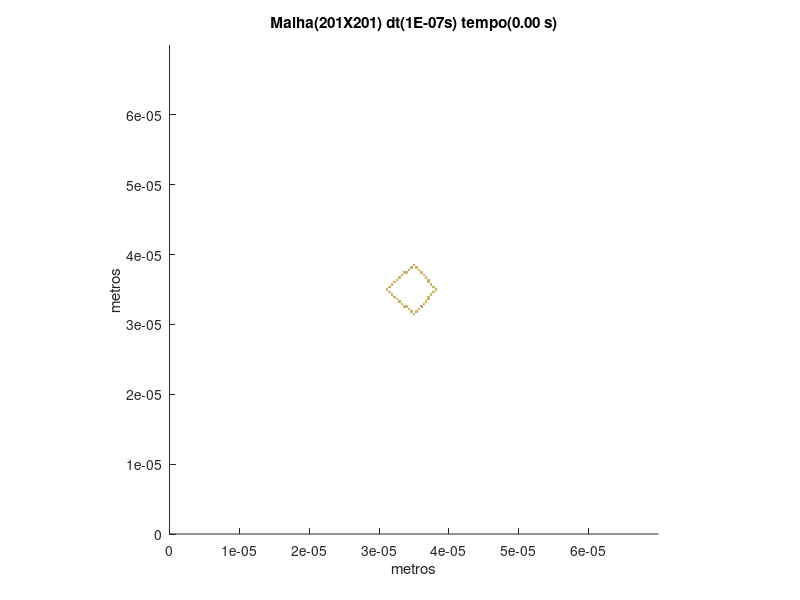

MATLAB code to generate this figure:
set (gca,'PlotBoxAspectRatio',[1 1 1],'Xlim',[0,7E-05],'Ylim',[0,7E-05])
hold on
title('Malha(201X201) dt(1E-07s) tempo(0.00 s)')
hold on
ylabel('metros')
hold on
xlabel('metros')
hold on

fill([3.48258706467662E-05 3.48258706467662E-05 3.51741293532338E-05 3.51741293532338E-05],[3.13432835820895E-05 3.16915422885572E-05 3.16915422885572E-05 3.13432835820895E-05],[0.8,0.7,0.4],'LineStyle','none')

fill([3.44776119402985E-05 3.44776119402985E-05 3.48258706467662E-05 3.48258706467662E-05],[3.16915422885572E-05 3.20398009950249E-05 3.20398009950249E-05 3.16915422885572E-05],[0.8,0.7,0.4],'LineStyle','none')

fill([3.51741293532338E-05 3.51741293532338E-05 3.55223880597015E-05 3.55223880597015E-05],[3.16915422885572E-05 3.20398009950249E-05 3.20398009950249E-05 3.16915422885572E-05],[0.8,0.7,0.4],'LineStyle','none')

fill([3.41293532338308E-05 3.41293532338308E-05 3.44776119402985E-05 3.44776119402985E-05],[3.20398009950249E-05 3.23880597014925E-05 3.23880597014925E-05 3.20398009950249E-05],[0.8,0.7,0.4],'LineStyle','none')

fill([3.55223880597015E-05 3.55223880597015E-05 3.58706467661692E-05 3.58706467661692E-05],[3.20398009950249E-05 3.23880597014925E-05 3.23880597014925E-05 3.20398009950249E-05],[0.8,0.7,0.4],'LineStyle','none')

fill([3.34328358208955E-05 3.34328358208955E-05 3.37810945273632E-05 3.37810945273632E-05],[3.23880597014925E-05 3.27363184079602E-05 3.27363184079602E-05 3.23880597014925E-05],[0.8,0.7,0.4],'LineStyle','none')

fill([3.37810945273632E-05 3.37810945273632E-05 3.41293532338308E-05 3.41293532338308E-05],[3.23880597014925E-05 3.27363184079602E-05 3.27363184079602E-05 3.23880597014925E-05],[0.8,0.7,0.4],'LineStyle','none')

fill([3.58706467661692E-05 3.58706467661692E-05 3.62189054726368E-05 3.62189054726368E-05],[3.23880597014925E-05 3.27363184079602E-05 3.27363184079602E-05 3.23880597014925E-05],[0.8,0.7,0.4],'LineStyle','none')

fill([3.30845771144279E-05 3.30845771144279E-05 3.34328358208955E-05 3.34328358208955E-05],[3.27363184079602E-05 3.30845771144279E-05 3.30845771144279E-05 3.27363184079602E-05],[0.8,0.7,0.4],'LineStyle','none')

fill([3.62189054726368E-05 3.62189054726368E-05 3.65671641791045E-05 3.65671641791045E-05],[3.27363184079602E-05 3.30845771144279E-05 3.30845771144279E-05 3.27363184079602E-05],[0.8,0.7,0.4],'LineStyle','none')

fill([3.27363184079602E-05 3.27363184079602E-05 3.30845771144279E-05 3.30845771144279E-05],[3.30845771144279E-05 3.34328358208955E-05 3.34328358208955E-05 3.30845771144279E-05],[0.8,0.7,0.4],'LineStyle','none')

fill([3.65671641791045E-05 3.65671641791045E-05 3.69154228855721E-05 3.69154228855721E-05],[3.30845771144279E-05 3.34328358208955E-05 3.34328358208955E-05 3.30845771144279E-05],[0.8,0.7,0.4],'LineStyle','none')

fill([3.23880597014925E-05 3.23880597014925E-05 3.27363184079602E-05 3.27363184079602E-05],[3.34328358208955E-05 3.37810945273632E-05 3.37810945273632E-05 3.34328358208955E-05],[0.8,0.7,0.4],'LineStyle','none')

fill([3.69154228855721E-05 3.69154228855721E-05 3.72636815920398E-05 3.72636815920398E-05],[3.34328358208955E-05 3.37810945273632E-05 3.37810945273632E-05 3.34328358208955E-05],[0.8,0.7,0.4],'LineStyle','none')

fill([3.20398009950249E-05 3.20398009950249E-05 3.23880597014925E-05 3.23880597014925E-05],[3.37810945273632E-05 3.41293532338308E-05 3.41293532338308E-05 3.37810945273632E-05],[0.8,0.7,0.4],'LineStyle','none')

fill([3.69154228855721E-05 3.69154228855721E-05 3.72636815920398E-05 3.72636815920398E-05],[3.37810945273632E-05 3.41293532338308E-05 3.41293532338308E-05 3.37810945273632E-05],[0.8,0.7,0.4],'LineStyle','none')

fill([3.16915422885572E-05 3.16915422885572E-05 3.20398009950249E-05 3.20398009950249E-05],[3.41293532338308E-05 3.44776119402985E-05 3.44776119402985E-05 3.41293532338308E-05],[0.8,0.7,0.4],'LineStyle','none')

fill([3.72636815920398E-05 3.72636815920398E-05 3.76119402985075E-05 3.76119402985075E-05],[3.41293532338308E-05 3.44776119402985E-05 3.44776119402985E-05 3.41293532338308E-05],[0.8,0.7,0.4],'LineStyle','none')

fill([3.13432835820895E-05 3.13432835820895E-05 3.16915422885572E-05 3.16915422885572E-05],[3.44776119402985E-05 3.48258706467662E-05 3.48258706467662E-05 3.44776119402985E-05],[0.8,0.7,0.4],'LineStyle','none')

fill([3.76119402985075E-05 3.76119402985075E-05 3.79601990049751E-05 3.79601990049751E-05],[3.44776119402985E-05 3.48258706467662E-05 3.48258706467662E-05 3.44776119402985E-05],[0.8,0.7,0.4],'LineStyle','none')

fill([3.09950248756219E-05 3.09950248756219E-05 3.13432835820895E-05 3.13432835820895E-05],[3.48258706467662E-05 3.51741293532338E-05 3.51741293532338E-05 3.48258706467662E-05],[0.8,0.7,0.4],'LineStyle','none')

fill([3.79601990049751E-05 3.79601990049751E-05 3.83084577114428E-05 3.83084577114428E-05],[3.48258706467662E-05 3.51741293532338E-05 3.51741293532338E-05 3.48258706467662E-05],[0.8,0.7,0.4],'LineStyle','none')

fill([3.13432835820895E-05 3.13432835820895E-05 3.16915422885572E-05 3.16915422885572E-05],[3.51741293532338E-05 3.55223880597015E-05 3.55223880597015E-05 3.51741293532338E-05],[0.8,0.7,0.4],'LineStyle','none')

fill([3.76119402985075E-05 3.76119402985075E-05 3.79601990049751E-05 3.79601990049751E-05],[3.51741293532338E-05 3.55223880597015E-05 3.55223880597015E-05 3.51741293532338E-05],[0.8,0.7,0.4],'LineStyle','none')

fill([3.16915422885572E-05 3.16915422885572E-05 3.20398009950249E-05 3.20398009950249E-05],[3.55223880597015E-05 3.58706467661692E-05 3.58706467661692E-05 3.55223880597015E-05],[0.8,0.7,0.4],'LineStyle','none')

fill([3.72636815920398E-05 3.72636815920398E-05 3.76119402985075E-05 3.76119402985075E-05],[3.55223880597015E-05 3.58706467661692E-05 3.58706467661692E-05 3.55223880597015E-05],[0.8,0.7,0.4],'LineStyle','none')

fill([3.20398009950249E-05 3.20398009950249E-05 3.23880597014925E-05 3.23880597014925E-05],[3.58706467661692E-05 3.62189054726368E-05 3.62189054726368E-05 3.58706467661692E-05],[0.8,0.7,0.4],'LineStyle','none')

fill([3.69154228855721E-05 3.69154228855721E-05 3.72636815920398E-05 3.72636815920398E-05],[3.58706467661692E-05 3.62189054726368E-05 3.62189054726368E-05 3.58706467661692E-05],[0.8,0.7,0.4],'LineStyle','none')

fill([3.23880597014925E-05 3.23880597014925E-05 3.27363184079602E-05 3.27363184079602E-05],[3.62189054726368E-05 3.65671641791045E-05 3.65671641791045E-05 3.62189054726368E-05],[0.8,0.7,0.4],'LineStyle','none')

fill([3.69154228855721E-05 3.69154228855721E-05 3.72636815920398E-05 3.72636815920398E-05],[3.62189054726368E-05 3.65671641791045E-05 3.65671641791045E-05 3.62189054726368E-05],[0.8,0.7,0.4],'LineStyle','none')

fill([3.27363184079602E-05 3.27363184079602E-05 3.30845771144279E-05 3.30845771144279E-05],[3.65671641791045E-05 3.69154228855721E-05 3.69154228855721E-05 3.65671641791045E-05],[0.8,0.7,0.4],'LineStyle','none')

fill([3.65671641791045E-05 3.65671641791045E-05 3.69154228855721E-05 3.69154228855721E-05],[3.65671641791045E-05 3.69154228855721E-05 3.69154228855721E-05 3.65671641791045E-05],[0.8,0.7,0.4],'LineStyle','none')

fill([3.30845771144279E-05 3.30845771144279E-05 3.34328358208955E-05 3.34328358208955E-05],[3.69154228855721E-05 3.72636815920398E-05 3.72636815920398E-05 3.69154228855721E-05],[0.8,0.7,0.4],'LineStyle','none')

fill([3.62189054726368E-05 3.62189054726368E-05 3.65671641791045E-05 3.65671641791045E-05],[3.69154228855721E-05 3.72636815920398E-05 3.72636815920398E-05 3.69154228855721E-05],[0.8,0.7,0.4],'LineStyle','none')

fill([3.34328358208955E-05 3.34328358208955E-05 3.37810945273632E-05 3.37810945273632E-05],[3.72636815920398E-05 3.76119402985075E-05 3.76119402985075E-05 3.72636815920398E-05],[0.8,0.7,0.4],'LineStyle','none')

fill([3.37810945273632E-05 3.37810945273632E-05 3.41293532338308E-05 3.41293532338308E-05],[3.72636815920398E-05 3.76119402985075E-05 3.76119402985075E-05 3.72636815920398E-05],[0.8,0.7,0.4],'LineStyle','none')

fill([3.58706467661692E-05 3.58706467661692E-05 3.62189054726368E-05 3.62189054726368E-05],[3.72636815920398E-05 3.76119402985075E-05 3.76119402985075E-05 3.72636815920398E-05],[0.8,0.7,0.4],'LineStyle','none')

fill([3.41293532338308E-05 3.41293532338308E-05 3.44776119402985E-05 3.44776119402985E-05],[3.76119402985075E-05 3.79601990049751E-05 3.79601990049751E-05 3.76119402985075E-05],[0.8,0.7,0.4],'LineStyle','none')

fill([3.55223880597015E-05 3.55223880597015E-05 3.58706467661692E-05 3.58706467661692E-05],[3.76119402985075E-05 3.79601990049751E-05 3.79601990049751E-05 3.76119402985075E-05],[0.8,0.7,0.4],'LineStyle','none')

fill([3.44776119402985E-05 3.44776119402985E-05 3.48258706467662E-05 3.48258706467662E-05],[3.79601990049751E-05 3.83084577114428E-05 3.83084577114428E-05 3.79601990049751E-05],[0.8,0.7,0.4],'LineStyle','none')

fill([3.51741293532338E-05 3.51741293532338E-05 3.55223880597015E-05 3.55223880597015E-05],[3.79601990049751E-05 3.83084577114428E-05 3.83084577114428E-05 3.79601990049751E-05],[0.8,0.7,0.4],'LineStyle','none')

fill([3.48258706467662E-05 3.48258706467662E-05 3.51741293532338E-05 3.51741293532338E-05],[3.83084577114428E-05 3.86567164179104E-05 3.86567164179104E-05 3.83084577114428E-05],[0.8,0.7,0.4],'LineStyle','none')
